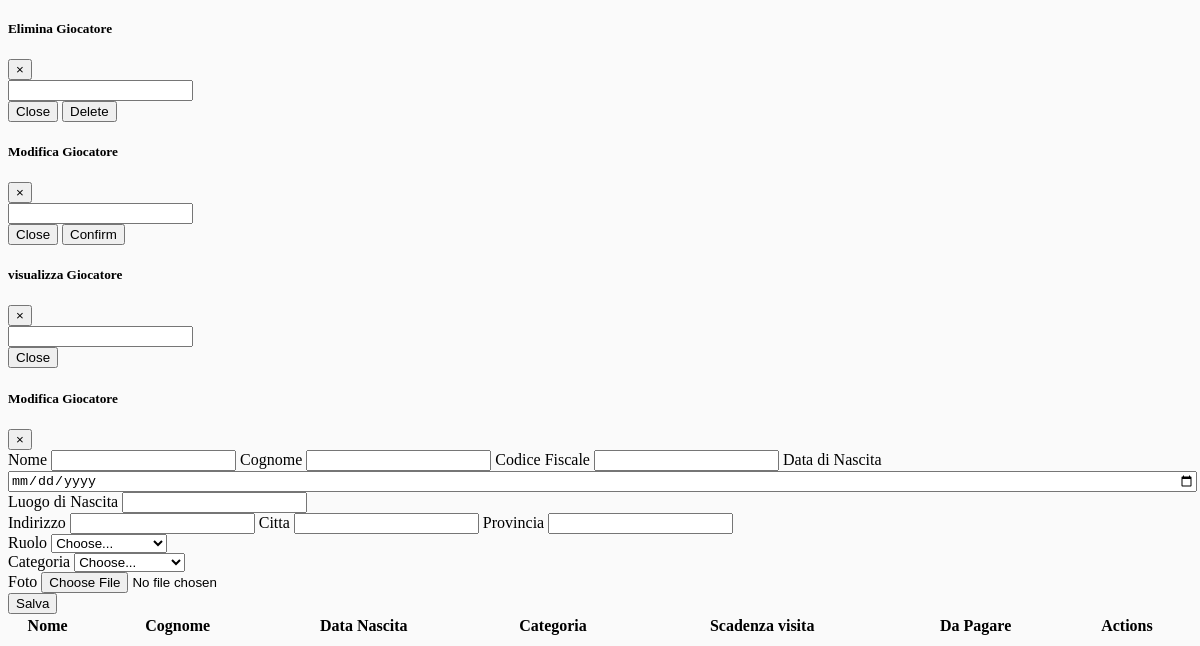
The app's page /gestionale/pagine/AreaTesserati/giocatori/giocatori.php (signed in, lower part), older data.
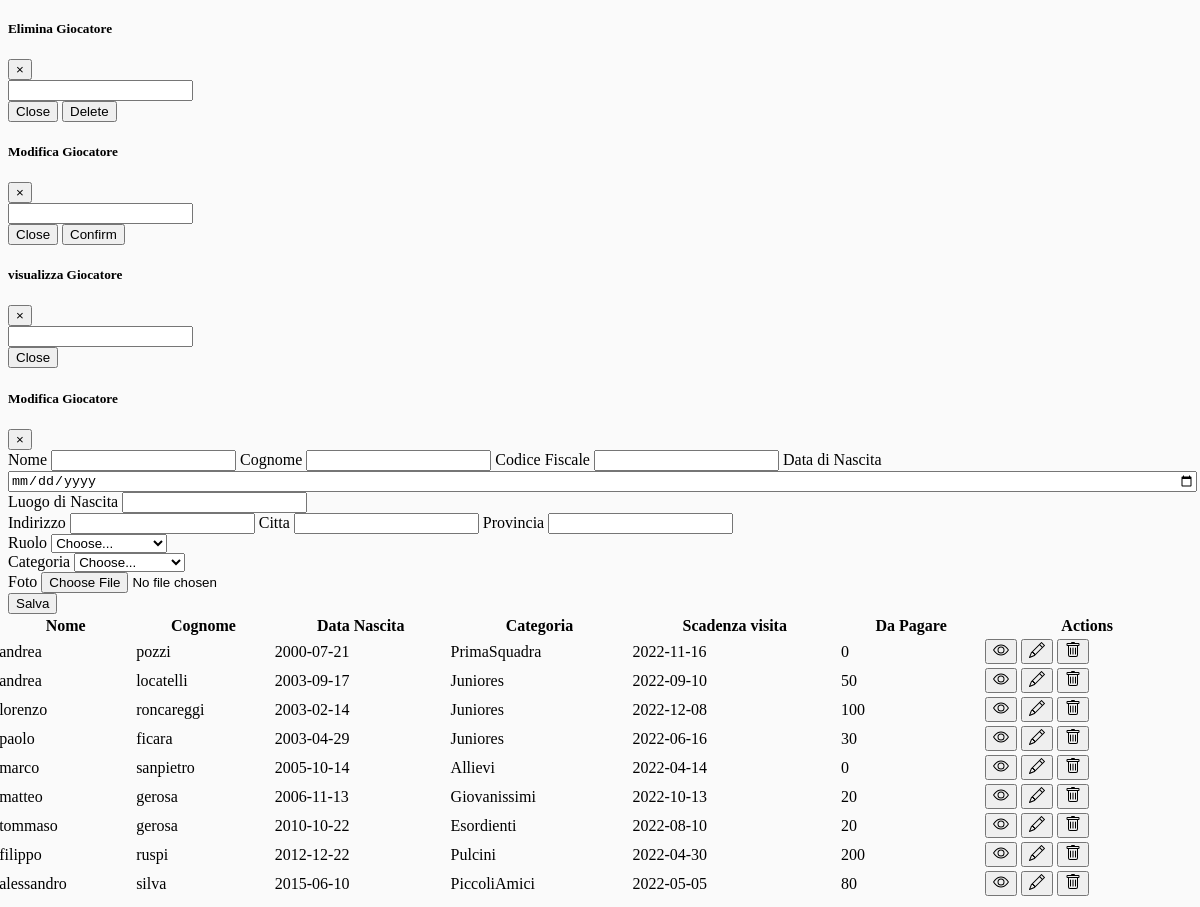
The same page, newer data.
### tables this page shows
CREATE TABLE `tesserato` (
  `id` int(11) NOT NULL,
  `cf` varchar(16) NOT NULL,
  `nome` varchar(32) NOT NULL,
  `cognome` varchar(32) NOT NULL,
  `dataNascita` date NOT NULL,
  `luogoNascita` varchar(32) NOT NULL,
  `tipo` int(11) NOT NULL,
  `ruolo` char(1) DEFAULT NULL,
  `idVisita` int(11) DEFAULT NULL,
  `via` varchar(32) NOT NULL,
  `provincia` varchar(32) NOT NULL,
  `citta` varchar(32) NOT NULL,
  `linkFoto` blob DEFAULT NULL,
  `daPagare` int(11) NOT NULL DEFAULT 0,
  `pagato` int(11) NOT NULL DEFAULT 0,
  `idCategoria` int(11) NOT NULL
);

CREATE TABLE `categoria` (
  `id` int(11) NOT NULL,
  `nome` varchar(32) NOT NULL,
  `palloni` int(11) NOT NULL,
  `pettorine` int(11) NOT NULL,
  `linkFotoSquadra` blob NOT NULL
);

CREATE TABLE `visita` (
  `id` int(11) NOT NULL,
  `tipo` int(11) NOT NULL,
  `scadenza` date NOT NULL,
  `foto` blob NOT NULL
);

### gestionale/pagine/AreaTesserati/giocatori/tabellaGiocatori.php (the view, shortened to what this page needs)
<div class="limiter pt-3" style="margin-left:-1%">
    <div class="container-table100">
        <div class="wrap-table100">
            <div class="table100">
                <?php
                require_once '../config.php';
                $sql = "SELECT tesserato.id, tesserato.daPagare, tesserato.nome, tesserato.cognome, tesserato.dataNascita, categoria.nome as prova, visita.scadenza FROM `tesserato`
                INNER JOIN visita
                on idVisita=visita.id
                INNER JOIN categoria
                on idCategoria=categoria.id
                WHERE tesserato.tipo='0'";
                echo "<table class='display shadow-lg tabellaGiocatori' style='width:100%'><thead><tr>";
                echo "      <th class='pl-4'> Nome</th>";
                echo "      <th> Cognome</th>";
                echo "      <th> Data Nascita</th>";
                echo "      <th> Categoria </th>";
                echo "      <th> Scadenza visita </th>";
                echo "      <th> Da Pagare </th>";
                echo "      <th class='column4'> Actions</th>";
                echo "</tr></thead><tbody>";
                if ($result = mysqli_query($link, $sql)) {
                    if (mysqli_num_rows($result) > 0) {
                        while ($row = mysqli_fetch_array($result)) {
                            echo "<tr>";
                            echo "<td class='pl-4'>" . $row['nome'] . "</td>";
                            echo "<td>" . $row['cognome'] . "</td>";
                            echo "<td>" . $row['dataNascita'] . "</td>";
                            echo "<td>" . $row['prova'] . "</td>";
                            $date1 = $row['scadenza'];
                            $dataOggi = date("Y/m/d");
                            $differenza = floor((strtotime($date1) - strtotime($dataOggi)) / 86400);
                            if ($differenza > 30) {
                                echo "<td><span class='dot-green mr-3 '></span>" . $row['scadenza'] . "</td>";
                            } else if ($differenza > 0) {
                                echo "<td><span class='dot-orange mr-3 '></span>" . $row['scadenza'] . "</td>";
                            } else {
                                echo "<td><span class='dot-red mr-3 '></span>" . $row['scadenza'] . "</td>";
                            }
                            echo "<td>" . $row['daPagare'] . "</td>";
                            echo "<td class='column4 pr-4'>
                                            <button type='button' class='btn btn-outline-primary' data-bs-toggle='modal' data-bs-target='#visualizza' data-bs-whatever='" . $row['id'] . "'>
                                            </button>
                                            <button type='button' class='btn btn-outline-success' data-bs-toggle='modal' data-bs-target='#editMister' data-bs-whatever='" . $row['id'] . "'>
                                            </button>
                                            <button type='button' class='btn btn-outline-danger' data-bs-toggle='modal' data-bs-target='#elimina' data-bs-whatever='" . $row['id'] . "'>
                                            </button>
                                            " . "</td>";
                        }
                    }
                } else {
                    echo "ERROR: Could not able to execute $sql. " . mysqli_error($link);
                }
                echo "</tbody></table>";
                ?>
            </div>
        </div>
    </div>
</div>

Row changes from the older to the newer data that the page shows:
added tesserato: nome "andrea", cognome "pozzi", dataNascita "2000-07-21", categoria.nome "PrimaSquadra", idVisita.scadenza "2022-11-16", daPagare "0"
added tesserato: nome "andrea", cognome "locatelli", dataNascita "2003-09-17", categoria.nome "Juniores", idVisita.scadenza "2022-09-10", daPagare "50"
added tesserato: nome "lorenzo", cognome "roncareggi", dataNascita "2003-02-14", categoria.nome "Juniores", idVisita.scadenza "2022-12-08", daPagare "100"
added tesserato: nome "paolo", cognome "ficara", dataNascita "2003-04-29", categoria.nome "Juniores", idVisita.scadenza "2022-06-16", daPagare "30"
added tesserato: nome "marco", cognome "sanpietro", dataNascita "2005-10-14", categoria.nome "Allievi", idVisita.scadenza "2022-04-14", daPagare "0"
added tesserato: nome "matteo", cognome "gerosa", dataNascita "2006-11-13", categoria.nome "Giovanissimi", idVisita.scadenza "2022-10-13", daPagare "20"
added tesserato: nome "tommaso", cognome "gerosa", dataNascita "2010-10-22", categoria.nome "Esordienti", idVisita.scadenza "2022-08-10", daPagare "20"
added tesserato: nome "filippo", cognome "ruspi", dataNascita "2012-12-22", categoria.nome "Pulcini", idVisita.scadenza "2022-04-30", daPagare "200"
added tesserato: nome "alessandro", cognome "silva", dataNascita "2015-06-10", categoria.nome "PiccoliAmici", idVisita.scadenza "2022-05-05", daPagare "80"
